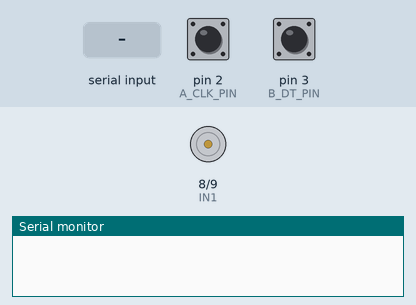
The sketch below on a simulated Arduino Uno, built with avr-gcc and run on an emulated ATmega328P. Shown: motor-driver pin pairs drawn as motors (green arrow = first pin HIGH = forward, orange = second pin HIGH = backward, longer = more drive, scaled by the enable pin), the last lines printed to the serial monitor. The inputs (shaded band) are chosen by the test bench; at power-on: pin 2 (A_CLK_PIN) HIGH, pin 3 (B_DT_PIN) HIGH.

Above: at 1.2 s.
1.3 s: "1\n" received over Serial
At 2.4 s:
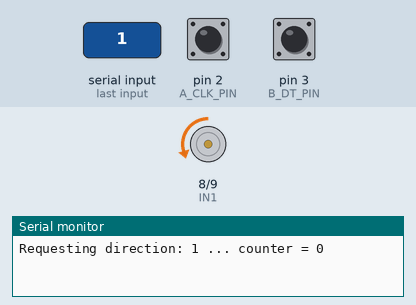
2.8 s: "3\n" received over Serial
At 3.5 s:
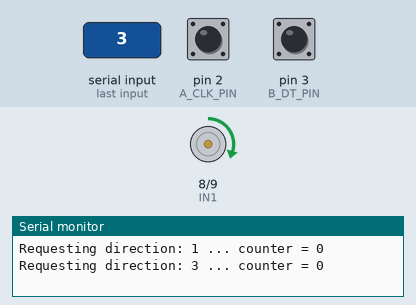
7.5 s: "2\n" received over Serial
At 8.3 s:
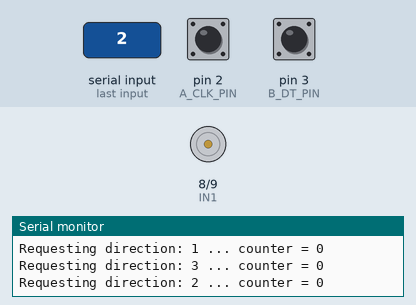
Timing chart, 0 to 10.5 s (numbered marks = the images above; inputs shaded):
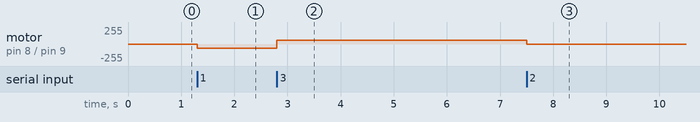

The sketch:

control_serial_un_motor.ino
```cpp
/*
 * DEMO: Código prueba para un solo motor.
 * Mueve el motor según el comando serial recibido.
 * Este demo es para usar con el monitor serial, por eso el movimiento está acotado.
 * https://cursos.mcielectronics.cl/2023/02/23/como-funciona-el-encoder-rotatorio-y-la-interfaz-con-arduino/
 */

// Microsevomotor
// Verde: tierra
// Amarillo: 3.3 a 5V

const int A_CLK_PIN = 2;    // Azul
const int B_DT_PIN = 3;     // Blanco
const int IN1 = 8;
const int IN2 = 9;
const int ENA = 10;

int speed = 60;

const int NUM_VUELTAS = 1;
const int TICKS_POR_VUELTA = 7;
const int MAX_COUNT = NUM_VUELTAS * TICKS_POR_VUELTA;

const unsigned int MAX_MESSAGE_LENGTH = 64;

int counter;
int start_counter;    // Valor de counter al iniciar el movimiento
int currentStateCLK;
int lastStateCLK;

enum Direction {
  CCW = 1,
  STOP = 2,
  CW = 3
};

Direction direction;


String currentDir = "";

void setup() {
  // estado
  direction = STOP;
  counter = 0;

  // entradas
  pinMode(A_CLK_PIN, INPUT);
  pinMode(B_DT_PIN, INPUT);

  // dirección del motor
  pinMode(IN1, OUTPUT);
  pinMode(IN2, OUTPUT);
  pinMode(ENA, OUTPUT);
  analogWrite(ENA, speed);

  Serial.begin(9600);

  // estado inicial del CLK
  lastStateCLK = digitalRead(A_CLK_PIN);

  attachInterrupt(0, updateEncoder, CHANGE);
	attachInterrupt(1, updateEncoder, CHANGE);
}

void loop() {
  // Call this constantly; it will return true only when a full line arrives
  if (readLineAndCheckComplete()) {
    // Your main loop code continues instantly without lagging
  }

  int diff = counter - start_counter;
  if(direction == CW && diff >= MAX_COUNT) {
    stop();
  } else if (direction == CCW && diff <= -MAX_COUNT) {
    stop();
  }
}

bool readLineAndCheckComplete() {
  static char message[MAX_MESSAGE_LENGTH];
  static unsigned int message_pos = 0;

  while (Serial.available() > 0) {
    char inByte = Serial.read();

    if (inByte != '\n' && inByte != '\r') {
      if (message_pos < MAX_MESSAGE_LENGTH - 1) {
        message[message_pos] = inByte;
        message_pos++;
      }
    }
    else if (inByte == '\n') { // Line end flag hit
      message[message_pos] = '\0'; // Terminate string

      start_counter = counter;
      Serial.print("Requesting direction: ");
      Serial.print(message);
      Serial.print(" ... counter = ");
      Serial.println(start_counter);

      switch(message[0]) {
        case '1':
          moveCCW();
          break;
        case '2':
          stop();
          break;
        case '3':
          moveCW();
          break;
        default:
          Serial.println("  Other");
      }

      message_pos = 0; // Reset buffer index for next command
      return true;
    }
  }
  return false;
}

void updateEncoder(){
	// leer el estado actual del CLK
	currentStateCLK = digitalRead(A_CLK_PIN);

  // Si el ultimo estado actual del CLK es distinto, entonces ocurrió un pulso
  // reacciona solo a un cambio de estado para evitar un conteo doble
	if (currentStateCLK != lastStateCLK && currentStateCLK == 1){

    // si el estado del DT es diferente que el estado del CLK
    // entonces el encoder está rotando en sentido antihorario CCW asi que //decrementa
    if (digitalRead(B_DT_PIN) != currentStateCLK) {
			counter --;
			currentDir ="CCW";
		} else {
      // Encoder está rotando en sentido horario CW así que incrementa
			counter ++;
			currentDir ="CW";
		}

		Serial.print("Direction: ");
		Serial.print(currentDir);
		Serial.print(" | Counter: ");
		Serial.print(counter);
    Serial.print(" | direction state = ");
    Serial.println(direction);
	}

	// guarda el ultimo estado del CLK
	lastStateCLK = currentStateCLK;
}

void moveCW() {
  digitalWrite(IN1, HIGH);
  digitalWrite(IN2, LOW);
  direction = CW;
}

void moveCCW() {
  digitalWrite(IN1, LOW);
  digitalWrite(IN2, HIGH);
  direction = CCW;
}

void stop() {
  direction = STOP;
  digitalWrite(IN1, LOW);
  digitalWrite(IN2, LOW);
}
```

Measured:
- after the input at 1.3 s, motor on pin 8 (IN1) / pin 9 (IN2): stopped → backward 60/255 at once
- after the input at 2.8 s, motor on pin 8 (IN1) / pin 9 (IN2): backward 60/255 → forward 60/255 at once
- after the input at 7.5 s, motor on pin 8 (IN1) / pin 9 (IN2): forward 60/255 → stopped at once
